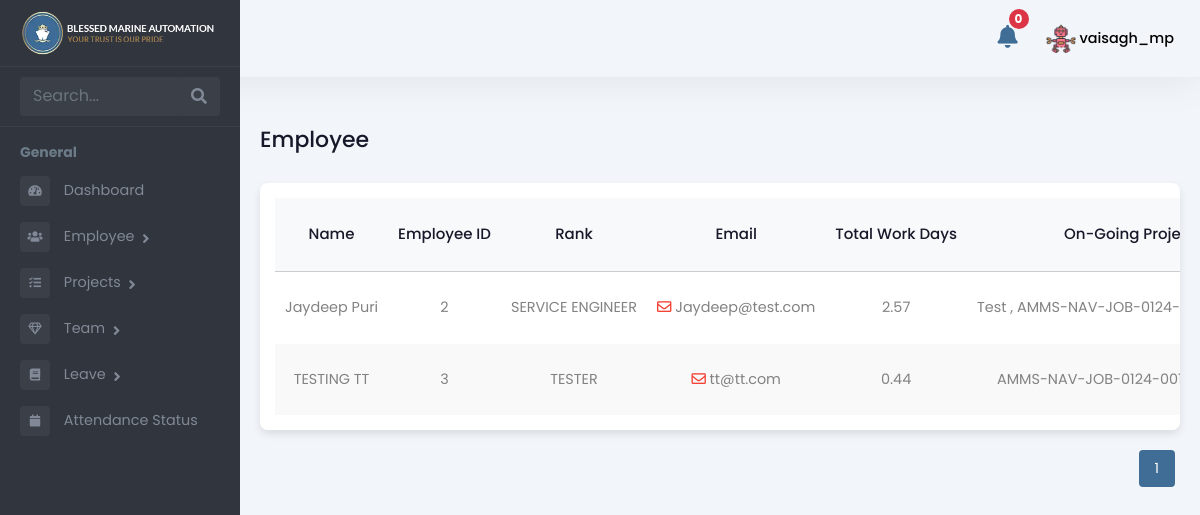
The app's page /manager/employees/ (signed in), older data.
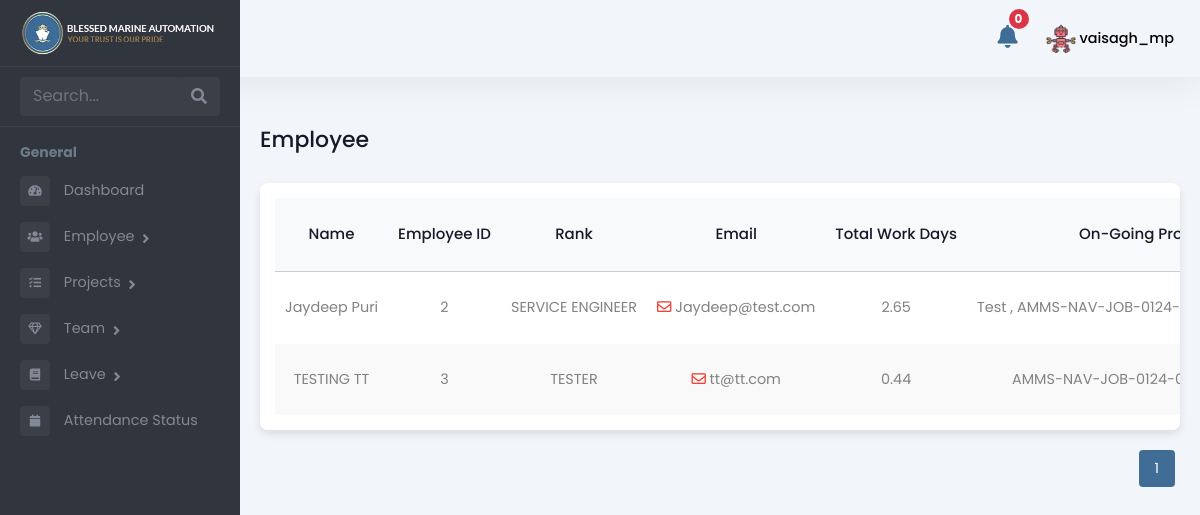
The same page, newer data.
### Admin/models.py (models this page shows, shortened)
class Employee(models.Model):
    user = models.OneToOneField(User, on_delete=models.CASCADE, related_name='employee_profile')
    is_employee = models.BooleanField(default=False)
    is_manager = models.BooleanField(default=False)
    rank = models.CharField(max_length=255, blank=True, null=True)
    salary = models.DecimalField(max_digits=10, decimal_places=2, blank=True, null=True)
    work_days = models.DecimalField(max_digits=10, decimal_places=2, default=0, blank=True)
    holidays = models.IntegerField(null=True, blank=True)
    overseas_days = models.IntegerField(default=0)
    date_of_birth = models.DateField(null=True, blank=True)
    phone_number = models.CharField(max_length=15, blank=True, null=True)
    date_of_join = models.DateField(null=True, blank=True)
    address = models.TextField(blank=True, null=True)
    profile_picture = models.ImageField(upload_to="profile_pictures/", null=True, blank=True)

### manager/views.py (the view)
# urls.py: path('employees/', views.manager_employee_list, name='manager_employee_list'),
@login_required
def manager_employee_list(request):
    if request.user.is_staff and not request.user.is_superuser:
        manager = Employee.objects.filter(
            user=request.user, is_manager=True).first()
        if not manager:
            return render(request, 'error.html', {'message': 'You are not authorized to view this page.'})
        teams = Team.objects.filter(manager=manager).prefetch_related(
            Prefetch(
                'employees',  # Prefetch employees related to the manager's teams
                queryset=Employee.objects.filter(is_employee=True).select_related('user').prefetch_related(
                    Prefetch(
                        'project_statuses',
                        queryset=TeamMemberStatus.objects.filter(
                            status='ONGOING').select_related('team__project'),
                        to_attr='ongoing_projects'  # Store the result as 'ongoing_projects'
                    )
                ),
                to_attr='team_employees'  # Store the result as 'team_employees'
            )
        )
        employees = []
        for team in teams:
            employees.extend(team.team_employees)
        employees = list(set(employees))
        paginator = Paginator(employees, 10)
        page_number = request.GET.get('page')
        page_obj = paginator.get_page(page_number)
        return render(request, 'Manager/employee_list.html', {'page_obj': page_obj, 'teams': teams})
    else:
        return render(request, 'error.html', {'message': 'Access denied.'})

### templates/Manager/employee_list.html (shortened to what this page needs)
{% extends 'Manager/managerbase.html' %}
{% load static %}
{% block content %}
<div class="emply-list-wraper">
    <div class="pg-title">
        <h1>Employee</h1>
    </div>
    <div class="widget-box table-wdgt">
        {% if page_obj %}
        <table id="employeeTable">
            <thead>
                <tr style="border-bottom: 1px solid #ccc">
                    <th>Name</th>
                    <th>Employee ID</th>
                    <th>Rank</th>
                    <th>Email</th>
                    <th>Total Work Days</th>
                    <th>On-Going Projects</th>
                </tr>
            </thead>
            <tbody>
                {% for employee in page_obj %}
                <tr>
                    <td><a href="{% url 'employee_profile_view' employee.id %}">{{ employee.user.get_full_name }}</a></td>
                    <td>{{ employee.pk }}</td>
                    <td>{{ employee.rank }}</td>
                    <td>
                        <a href="mailto:{{ employee.user.email }}">
                            <i class="far fa-envelope"></i> {{ employee.user.email }}
                        </a>
                    </td>
                    <td>{{ employee.work_days }}</td>
                    <td>
                        {% if employee.ongoing_projects %}
                            {% for project_status in employee.ongoing_projects %}
                                <span>{{ project_status.team.project.name }}</span>
                                {% if not forloop.last %}, {% endif %}
                            {% endfor %}
                        {% else %}
                            No projects ongoing
                        {% endif %}
                    </td>
                </tr>
                {% empty %}
                <tr>
                    <td colspan="7">No employees found.</td>
                </tr>
                {% endfor %}
            </tbody>
        </table>
        {% else %}
        <p class="text-center">NO EMPLOYEES</p>
        {% endif %}
    </div>
    <div class="pagination" id="pagination">
        {% for num in page_obj.paginator.page_range %}
        {% if page_obj.number == num %}
        <button class="active">{{ num }}</button>
        {% else %}
        <a href="?{% if request.GET.manager %}manager={{ request.GET.manager }}&{% endif %}page={{ num }}">{{ num }}</a>
        {% endif %}
        {% endfor %}
    </div>
</div>
{% endblock %}

Row changes from the older to the newer data that the page shows:
changed Employee "SERVICE ENGINEER": work_days "2.57" → "2.65"
